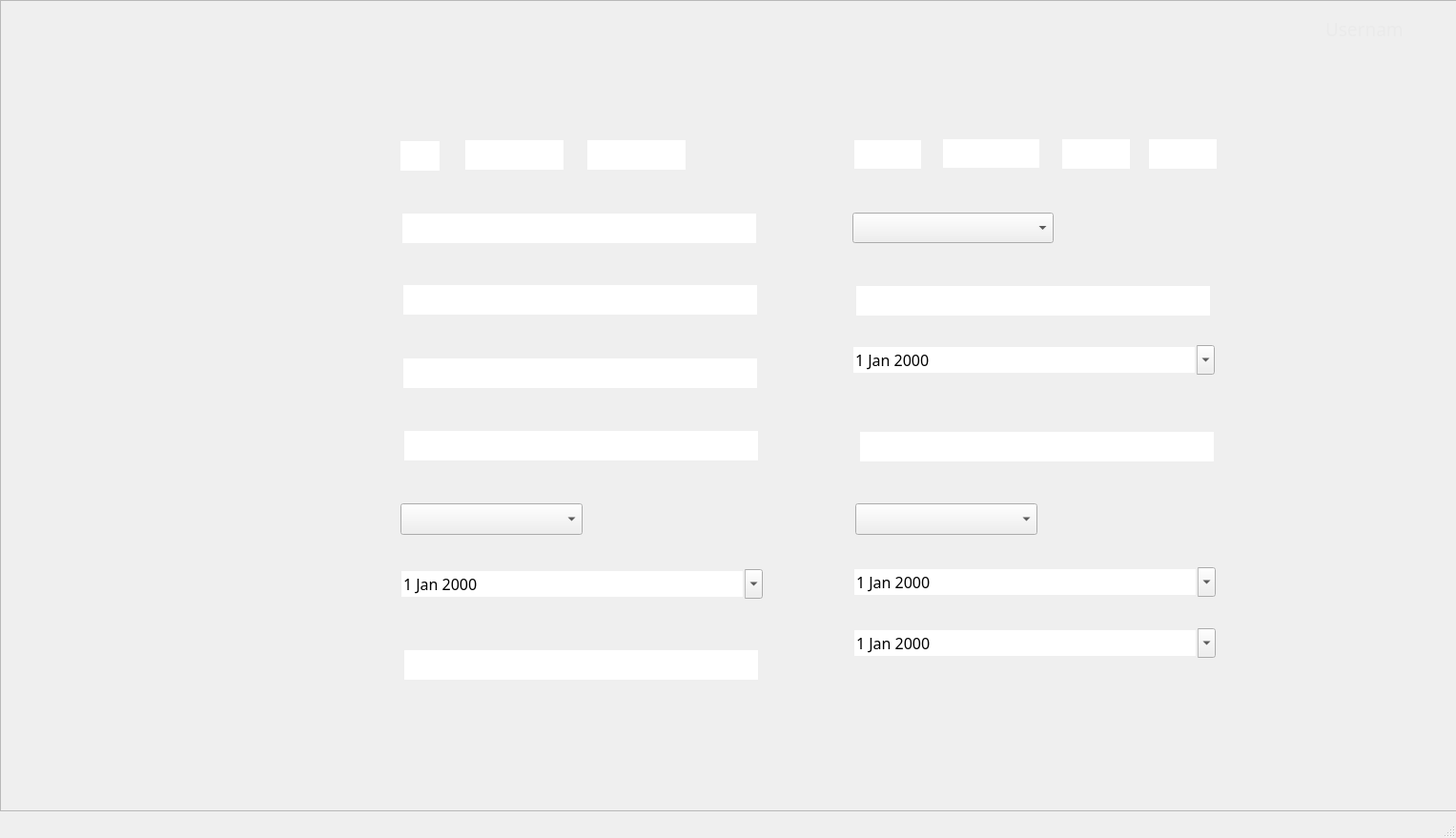
<?xml version="1.0" encoding="UTF-8"?>
<ui version="4.0">
 <class>User_PersonRegister</class>
 <widget class="QMainWindow" name="User_PersonRegister">
  <property name="geometry">
   <rect>
    <x>0</x>
    <y>0</y>
    <width>1527</width>
    <height>879</height>
   </rect>
  </property>
  <property name="windowTitle">
   <string>PersonRegister</string>
  </property>
  <widget class="QWidget" name="centralwidget">
   <widget class="QFrame" name="BackgroundFrame">
    <property name="geometry">
     <rect>
      <x>0</x>
      <y>0</y>
      <width>1531</width>
      <height>851</height>
     </rect>
    </property>
    <property name="frameShape">
     <enum>QFrame::StyledPanel</enum>
    </property>
    <property name="frameShadow">
     <enum>QFrame::Raised</enum>
    </property>
    <widget class="QLabel" name="BackgroundLabel">
     <property name="geometry">
      <rect>
       <x>0</x>
       <y>0</y>
       <width>1521</width>
       <height>841</height>
      </rect>
     </property>
     <property name="text">
      <string/>
     </property>
     <property name="pixmap">
      <pixmap>Images/User-PersonRegister.png</pixmap>
     </property>
     <property name="scaledContents">
      <bool>true</bool>
     </property>
    </widget>
    <widget class="QPushButton" name="LogOutButton">
     <property name="geometry">
      <rect>
       <x>0</x>
       <y>780</y>
       <width>241</width>
       <height>51</height>
      </rect>
     </property>
     <property name="text">
      <string/>
     </property>
     <property name="flat">
      <bool>true</bool>
     </property>
    </widget>
    <widget class="QPushButton" name="RecordRegisterButton">
     <property name="geometry">
      <rect>
       <x>0</x>
       <y>120</y>
       <width>241</width>
       <height>51</height>
      </rect>
     </property>
     <property name="text">
      <string/>
     </property>
     <property name="flat">
      <bool>true</bool>
     </property>
    </widget>
    <widget class="QPushButton" name="PersRegisterButton">
     <property name="geometry">
      <rect>
       <x>0</x>
       <y>230</y>
       <width>241</width>
       <height>51</height>
      </rect>
     </property>
     <property name="text">
      <string/>
     </property>
     <property name="flat">
      <bool>true</bool>
     </property>
    </widget>
    <widget class="QPushButton" name="HomeButton">
     <property name="geometry">
      <rect>
       <x>0</x>
       <y>60</y>
       <width>241</width>
       <height>51</height>
      </rect>
     </property>
     <property name="text">
      <string/>
     </property>
     <property name="flat">
      <bool>true</bool>
     </property>
    </widget>
    <widget class="QPushButton" name="RecordLookUpButton">
     <property name="geometry">
      <rect>
       <x>0</x>
       <y>180</y>
       <width>241</width>
       <height>51</height>
      </rect>
     </property>
     <property name="text">
      <string/>
     </property>
     <property name="flat">
      <bool>true</bool>
     </property>
    </widget>
    <widget class="QLabel" name="UsernameLabel">
     <property name="geometry">
      <rect>
       <x>1390</x>
       <y>20</y>
       <width>81</width>
       <height>21</height>
      </rect>
     </property>
     <property name="font">
      <font>
       <family>Source Sans Pro</family>
       <pointsize>14</pointsize>
      </font>
     </property>
     <property name="cursor">
      <cursorShape>BlankCursor</cursorShape>
     </property>
     <property name="autoFillBackground">
      <bool>false</bool>
     </property>
     <property name="styleSheet">
      <string notr="true">color: rgb(234, 234, 234);</string>
     </property>
     <property name="text">
      <string>Username</string>
     </property>
    </widget>
    <widget class="QPushButton" name="GenQueriesButton">
     <property name="geometry">
      <rect>
       <x>0</x>
       <y>290</y>
       <width>241</width>
       <height>51</height>
      </rect>
     </property>
     <property name="text">
      <string/>
     </property>
     <property name="flat">
      <bool>true</bool>
     </property>
    </widget>
    <widget class="QDateEdit" name="InitialSentenceDate">
     <property name="geometry">
      <rect>
       <x>894</x>
       <y>595</y>
       <width>381</width>
       <height>31</height>
      </rect>
     </property>
     <property name="font">
      <font>
       <family>Source Sans Pro</family>
       <pointsize>12</pointsize>
      </font>
     </property>
     <property name="acceptDrops">
      <bool>false</bool>
     </property>
     <property name="autoFillBackground">
      <bool>false</bool>
     </property>
     <property name="wrapping">
      <bool>false</bool>
     </property>
     <property name="frame">
      <bool>false</bool>
     </property>
     <property name="buttonSymbols">
      <enum>QAbstractSpinBox::UpDownArrows</enum>
     </property>
     <property name="showGroupSeparator" stdset="0">
      <bool>false</bool>
     </property>
     <property name="calendarPopup">
      <bool>true</bool>
     </property>
    </widget>
    <widget class="QLineEdit" name="SecSpaceRecordNum">
     <property name="enabled">
      <bool>true</bool>
     </property>
     <property name="geometry">
      <rect>
       <x>989</x>
       <y>146</y>
       <width>101</width>
       <height>30</height>
      </rect>
     </property>
     <property name="font">
      <font>
       <family>Source Sans Pro</family>
       <pointsize>12</pointsize>
      </font>
     </property>
     <property name="cursor">
      <cursorShape>IBeamCursor</cursorShape>
     </property>
     <property name="acceptDrops">
      <bool>true</bool>
     </property>
     <property name="autoFillBackground">
      <bool>false</bool>
     </property>
     <property name="frame">
      <bool>false</bool>
     </property>
     <property name="clearButtonEnabled">
      <bool>false</bool>
     </property>
    </widget>
    <widget class="QComboBox" name="RecordType">
     <property name="geometry">
      <rect>
       <x>894</x>
       <y>223</y>
       <width>211</width>
       <height>32</height>
      </rect>
     </property>
     <property name="font">
      <font>
       <family>Source Sans Pro</family>
       <pointsize>12</pointsize>
      </font>
     </property>
    </widget>
    <widget class="QComboBox" name="Genre">
     <property name="geometry">
      <rect>
       <x>420</x>
       <y>528</y>
       <width>191</width>
       <height>33</height>
      </rect>
     </property>
     <property name="font">
      <font>
       <family>Source Sans Pro</family>
       <pointsize>12</pointsize>
      </font>
     </property>
    </widget>
    <widget class="QLineEdit" name="FirstLastnameInput">
     <property name="enabled">
      <bool>true</bool>
     </property>
     <property name="geometry">
      <rect>
       <x>423</x>
       <y>376</y>
       <width>371</width>
       <height>31</height>
      </rect>
     </property>
     <property name="font">
      <font>
       <family>Source Sans Pro</family>
       <pointsize>12</pointsize>
      </font>
     </property>
     <property name="cursor">
      <cursorShape>IBeamCursor</cursorShape>
     </property>
     <property name="acceptDrops">
      <bool>true</bool>
     </property>
     <property name="autoFillBackground">
      <bool>false</bool>
     </property>
     <property name="frame">
      <bool>false</bool>
     </property>
     <property name="clearButtonEnabled">
      <bool>false</bool>
     </property>
    </widget>
    <widget class="QLineEdit" name="SecondSpaceID">
     <property name="enabled">
      <bool>true</bool>
     </property>
     <property name="geometry">
      <rect>
       <x>488</x>
       <y>147</y>
       <width>103</width>
       <height>31</height>
      </rect>
     </property>
     <property name="font">
      <font>
       <family>Source Sans Pro</family>
       <pointsize>12</pointsize>
      </font>
     </property>
     <property name="cursor">
      <cursorShape>IBeamCursor</cursorShape>
     </property>
     <property name="acceptDrops">
      <bool>true</bool>
     </property>
     <property name="autoFillBackground">
      <bool>false</bool>
     </property>
     <property name="frame">
      <bool>false</bool>
     </property>
     <property name="clearButtonEnabled">
      <bool>false</bool>
     </property>
    </widget>
    <widget class="QLineEdit" name="Institution">
     <property name="enabled">
      <bool>true</bool>
     </property>
     <property name="geometry">
      <rect>
       <x>424</x>
       <y>682</y>
       <width>371</width>
       <height>31</height>
      </rect>
     </property>
     <property name="font">
      <font>
       <family>Source Sans Pro</family>
       <pointsize>12</pointsize>
      </font>
     </property>
     <property name="cursor">
      <cursorShape>IBeamCursor</cursorShape>
     </property>
     <property name="acceptDrops">
      <bool>true</bool>
     </property>
     <property name="autoFillBackground">
      <bool>false</bool>
     </property>
     <property name="frame">
      <bool>false</bool>
     </property>
     <property name="clearButtonEnabled">
      <bool>false</bool>
     </property>
    </widget>
    <widget class="QDateEdit" name="Birthdate">
     <property name="geometry">
      <rect>
       <x>419</x>
       <y>597</y>
       <width>381</width>
       <height>31</height>
      </rect>
     </property>
     <property name="font">
      <font>
       <family>Source Sans Pro</family>
       <pointsize>12</pointsize>
      </font>
     </property>
     <property name="acceptDrops">
      <bool>false</bool>
     </property>
     <property name="autoFillBackground">
      <bool>false</bool>
     </property>
     <property name="wrapping">
      <bool>false</bool>
     </property>
     <property name="frame">
      <bool>false</bool>
     </property>
     <property name="buttonSymbols">
      <enum>QAbstractSpinBox::UpDownArrows</enum>
     </property>
     <property name="showGroupSeparator" stdset="0">
      <bool>false</bool>
     </property>
     <property name="calendarPopup">
      <bool>true</bool>
     </property>
    </widget>
    <widget class="QPushButton" name="SubmitButton">
     <property name="geometry">
      <rect>
       <x>1293</x>
       <y>710</y>
       <width>127</width>
       <height>33</height>
      </rect>
     </property>
     <property name="text">
      <string/>
     </property>
     <property name="flat">
      <bool>true</bool>
     </property>
    </widget>
    <widget class="QLineEdit" name="FirstSpaceID">
     <property name="enabled">
      <bool>true</bool>
     </property>
     <property name="geometry">
      <rect>
       <x>420</x>
       <y>148</y>
       <width>41</width>
       <height>31</height>
      </rect>
     </property>
     <property name="font">
      <font>
       <family>Source Sans Pro</family>
       <pointsize>12</pointsize>
      </font>
     </property>
     <property name="cursor">
      <cursorShape>IBeamCursor</cursorShape>
     </property>
     <property name="acceptDrops">
      <bool>true</bool>
     </property>
     <property name="autoFillBackground">
      <bool>false</bool>
     </property>
     <property name="frame">
      <bool>false</bool>
     </property>
     <property name="clearButtonEnabled">
      <bool>false</bool>
     </property>
    </widget>
    <widget class="QLineEdit" name="SeconNameInput">
     <property name="enabled">
      <bool>true</bool>
     </property>
     <property name="geometry">
      <rect>
       <x>423</x>
       <y>299</y>
       <width>371</width>
       <height>31</height>
      </rect>
     </property>
     <property name="font">
      <font>
       <family>Source Sans Pro</family>
       <pointsize>12</pointsize>
      </font>
     </property>
     <property name="cursor">
      <cursorShape>IBeamCursor</cursorShape>
     </property>
     <property name="acceptDrops">
      <bool>true</bool>
     </property>
     <property name="autoFillBackground">
      <bool>false</bool>
     </property>
     <property name="frame">
      <bool>false</bool>
     </property>
     <property name="clearButtonEnabled">
      <bool>false</bool>
     </property>
    </widget>
    <widget class="QLineEdit" name="ThirdSpaceRecNum">
     <property name="enabled">
      <bool>true</bool>
     </property>
     <property name="geometry">
      <rect>
       <x>1114</x>
       <y>146</y>
       <width>71</width>
       <height>31</height>
      </rect>
     </property>
     <property name="font">
      <font>
       <family>Source Sans Pro</family>
       <pointsize>12</pointsize>
      </font>
     </property>
     <property name="cursor">
      <cursorShape>IBeamCursor</cursorShape>
     </property>
     <property name="acceptDrops">
      <bool>true</bool>
     </property>
     <property name="autoFillBackground">
      <bool>false</bool>
     </property>
     <property name="frame">
      <bool>false</bool>
     </property>
     <property name="clearButtonEnabled">
      <bool>false</bool>
     </property>
    </widget>
    <widget class="QLineEdit" name="FirstSpaceRecordNum">
     <property name="enabled">
      <bool>true</bool>
     </property>
     <property name="geometry">
      <rect>
       <x>896</x>
       <y>147</y>
       <width>70</width>
       <height>30</height>
      </rect>
     </property>
     <property name="font">
      <font>
       <family>Source Sans Pro</family>
       <pointsize>12</pointsize>
      </font>
     </property>
     <property name="cursor">
      <cursorShape>IBeamCursor</cursorShape>
     </property>
     <property name="acceptDrops">
      <bool>true</bool>
     </property>
     <property name="autoFillBackground">
      <bool>false</bool>
     </property>
     <property name="frame">
      <bool>false</bool>
     </property>
     <property name="clearButtonEnabled">
      <bool>false</bool>
     </property>
    </widget>
    <widget class="QLineEdit" name="ThirdSpaceID">
     <property name="enabled">
      <bool>true</bool>
     </property>
     <property name="geometry">
      <rect>
       <x>616</x>
       <y>147</y>
       <width>103</width>
       <height>31</height>
      </rect>
     </property>
     <property name="font">
      <font>
       <family>Source Sans Pro</family>
       <pointsize>12</pointsize>
      </font>
     </property>
     <property name="cursor">
      <cursorShape>IBeamCursor</cursorShape>
     </property>
     <property name="acceptDrops">
      <bool>true</bool>
     </property>
     <property name="autoFillBackground">
      <bool>false</bool>
     </property>
     <property name="frame">
      <bool>false</bool>
     </property>
     <property name="clearButtonEnabled">
      <bool>false</bool>
     </property>
    </widget>
    <widget class="QLineEdit" name="FourthSpaceRecNum">
     <property name="enabled">
      <bool>true</bool>
     </property>
     <property name="geometry">
      <rect>
       <x>1205</x>
       <y>146</y>
       <width>71</width>
       <height>31</height>
      </rect>
     </property>
     <property name="font">
      <font>
       <family>Source Sans Pro</family>
       <pointsize>12</pointsize>
      </font>
     </property>
     <property name="cursor">
      <cursorShape>IBeamCursor</cursorShape>
     </property>
     <property name="acceptDrops">
      <bool>true</bool>
     </property>
     <property name="autoFillBackground">
      <bool>false</bool>
     </property>
     <property name="frame">
      <bool>false</bool>
     </property>
     <property name="clearButtonEnabled">
      <bool>false</bool>
     </property>
    </widget>
    <widget class="QComboBox" name="RecordResolution">
     <property name="geometry">
      <rect>
       <x>897</x>
       <y>528</y>
       <width>191</width>
       <height>33</height>
      </rect>
     </property>
     <property name="font">
      <font>
       <family>Source Sans Pro</family>
       <pointsize>12</pointsize>
      </font>
     </property>
    </widget>
    <widget class="QLineEdit" name="FirstNameInput">
     <property name="enabled">
      <bool>true</bool>
     </property>
     <property name="geometry">
      <rect>
       <x>422</x>
       <y>224</y>
       <width>371</width>
       <height>31</height>
      </rect>
     </property>
     <property name="font">
      <font>
       <family>Source Sans Pro</family>
       <pointsize>12</pointsize>
      </font>
     </property>
     <property name="cursor">
      <cursorShape>IBeamCursor</cursorShape>
     </property>
     <property name="acceptDrops">
      <bool>true</bool>
     </property>
     <property name="autoFillBackground">
      <bool>false</bool>
     </property>
     <property name="frame">
      <bool>false</bool>
     </property>
     <property name="clearButtonEnabled">
      <bool>false</bool>
     </property>
    </widget>
    <widget class="QDateEdit" name="CrimeDate">
     <property name="geometry">
      <rect>
       <x>893</x>
       <y>362</y>
       <width>381</width>
       <height>31</height>
      </rect>
     </property>
     <property name="font">
      <font>
       <family>Source Sans Pro</family>
       <pointsize>12</pointsize>
      </font>
     </property>
     <property name="acceptDrops">
      <bool>false</bool>
     </property>
     <property name="autoFillBackground">
      <bool>false</bool>
     </property>
     <property name="wrapping">
      <bool>false</bool>
     </property>
     <property name="frame">
      <bool>false</bool>
     </property>
     <property name="buttonSymbols">
      <enum>QAbstractSpinBox::UpDownArrows</enum>
     </property>
     <property name="showGroupSeparator" stdset="0">
      <bool>false</bool>
     </property>
     <property name="calendarPopup">
      <bool>true</bool>
     </property>
    </widget>
    <widget class="QLineEdit" name="CrimeDetail">
     <property name="enabled">
      <bool>true</bool>
     </property>
     <property name="geometry">
      <rect>
       <x>898</x>
       <y>300</y>
       <width>371</width>
       <height>31</height>
      </rect>
     </property>
     <property name="font">
      <font>
       <family>Source Sans Pro</family>
       <pointsize>12</pointsize>
      </font>
     </property>
     <property name="cursor">
      <cursorShape>IBeamCursor</cursorShape>
     </property>
     <property name="acceptDrops">
      <bool>true</bool>
     </property>
     <property name="autoFillBackground">
      <bool>false</bool>
     </property>
     <property name="frame">
      <bool>false</bool>
     </property>
     <property name="clearButtonEnabled">
      <bool>false</bool>
     </property>
    </widget>
    <widget class="QLineEdit" name="SeconLastnameinput">
     <property name="enabled">
      <bool>true</bool>
     </property>
     <property name="geometry">
      <rect>
       <x>424</x>
       <y>452</y>
       <width>371</width>
       <height>31</height>
      </rect>
     </property>
     <property name="font">
      <font>
       <family>Source Sans Pro</family>
       <pointsize>12</pointsize>
      </font>
     </property>
     <property name="cursor">
      <cursorShape>IBeamCursor</cursorShape>
     </property>
     <property name="acceptDrops">
      <bool>true</bool>
     </property>
     <property name="autoFillBackground">
      <bool>false</bool>
     </property>
     <property name="frame">
      <bool>false</bool>
     </property>
     <property name="clearButtonEnabled">
      <bool>false</bool>
     </property>
    </widget>
    <widget class="QLineEdit" name="PhotoPath">
     <property name="enabled">
      <bool>true</bool>
     </property>
     <property name="geometry">
      <rect>
       <x>902</x>
       <y>453</y>
       <width>371</width>
       <height>31</height>
      </rect>
     </property>
     <property name="font">
      <font>
       <family>Source Sans Pro</family>
       <pointsize>12</pointsize>
      </font>
     </property>
     <property name="cursor">
      <cursorShape>IBeamCursor</cursorShape>
     </property>
     <property name="acceptDrops">
      <bool>true</bool>
     </property>
     <property name="autoFillBackground">
      <bool>false</bool>
     </property>
     <property name="frame">
      <bool>false</bool>
     </property>
     <property name="clearButtonEnabled">
      <bool>false</bool>
     </property>
    </widget>
    <widget class="QDateEdit" name="FinalSentenceDate">
     <property name="geometry">
      <rect>
       <x>894</x>
       <y>659</y>
       <width>381</width>
       <height>31</height>
      </rect>
     </property>
     <property name="font">
      <font>
       <family>Source Sans Pro</family>
       <pointsize>12</pointsize>
      </font>
     </property>
     <property name="acceptDrops">
      <bool>false</bool>
     </property>
     <property name="autoFillBackground">
      <bool>false</bool>
     </property>
     <property name="wrapping">
      <bool>false</bool>
     </property>
     <property name="frame">
      <bool>false</bool>
     </property>
     <property name="buttonSymbols">
      <enum>QAbstractSpinBox::UpDownArrows</enum>
     </property>
     <property name="showGroupSeparator" stdset="0">
      <bool>false</bool>
     </property>
     <property name="calendarPopup">
      <bool>true</bool>
     </property>
    </widget>
   </widget>
  </widget>
  <widget class="QMenuBar" name="menubar">
   <property name="geometry">
    <rect>
     <x>0</x>
     <y>0</y>
     <width>1527</width>
     <height>21</height>
    </rect>
   </property>
  </widget>
  <widget class="QStatusBar" name="statusbar"/>
 </widget>
 <resources/>
 <connections/>
</ui>
